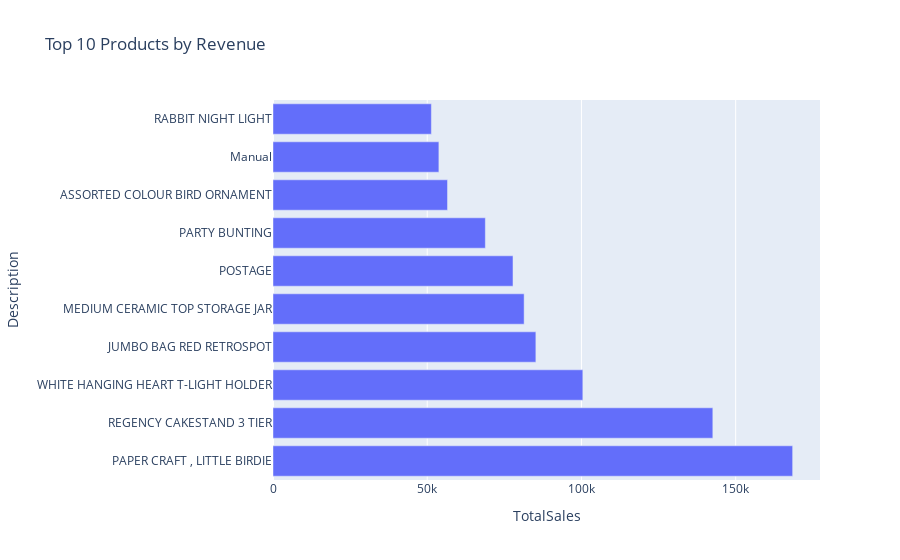

The notebook cell this image was saved under:
### Code cell
# Cell 8: Top Products Analysis
top_products = df.groupby('Description')['TotalSales'].sum().nlargest(10).reset_index()

fig = px.bar(top_products, x='TotalSales', y='Description', 
             orientation='h',
             title='Top 10 Products by Revenue')
fig.show()

print("\n INSIGHT: Which products drive most revenue?")

### Figure 1 — Plotly figure (JSON) as saved in the notebook; plotly's stock layout.template omitted (floating-point values rounded to 4 significant figures)
{"data": [{"hovertemplate": "TotalSales=%{x}<br>Description=%{y}<extra></extra>", "legendgroup": "", "marker": {"color": "#636efa", "pattern": {"shape": ""}}, "name": "", "orientation": "h", "showlegend": false, "textposition": "auto", "type": "bar", "x": [168500.0, 142600.0, 100400.0, 85220.0, 81420.0, 77800.0, 68840.0, 56580.0, 53780.0, 51350.0], "xaxis": "x", "y": ["PAPER CRAFT , LITTLE BIRDIE", "REGENCY CAKESTAND 3 TIER", "WHITE HANGING HEART T-LIGHT HOLDER", "JUMBO BAG RED RETROSPOT", "MEDIUM CERAMIC TOP STORAGE JAR", "POSTAGE", "PARTY BUNTING", "ASSORTED COLOUR BIRD ORNAMENT", "Manual", "RABBIT NIGHT LIGHT"], "yaxis": "y"}], "layout": {"barmode": "relative", "legend": {"tracegroupgap": 0}, "title": {"text": "Top 10 Products by Revenue"}, "xaxis": {"anchor": "y", "domain": [0, 1], "title": {"text": "TotalSales"}}, "yaxis": {"anchor": "x", "domain": [0, 1], "title": {"text": "Description"}}}}
